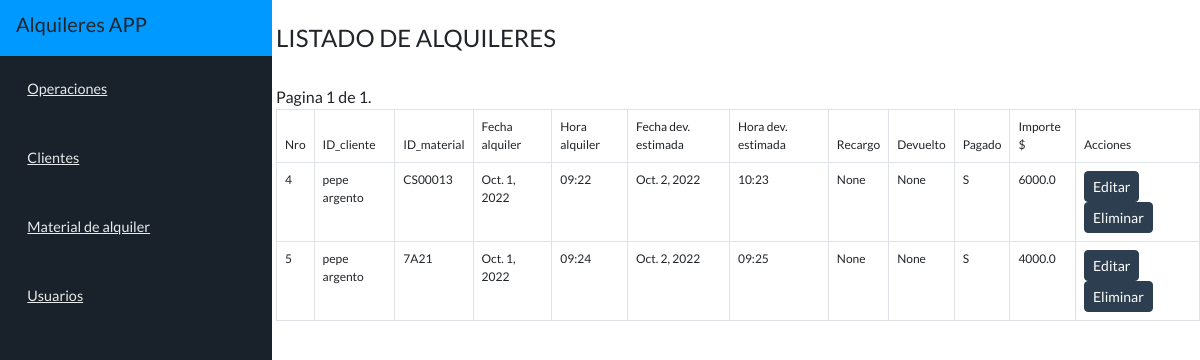
The app's page /a_lista/ with its own data.
### t_final/models.py (models this page shows)
class Rents(models.Model):
    id_cliente = models.ForeignKey(Clientes, null=True, blank=True, on_delete=models.CASCADE)
    id_material = models.ForeignKey(Material, null=True, blank=True, on_delete=models.CASCADE)
    fecha_alq = models.DateField()
    hora_alq = models.CharField(max_length=20)
    fecha_dev_est = models.DateField()
    hora_dev_est = models.CharField(max_length=20)
    recargo = models.CharField(null=True, max_length=20)
    devuelto = models.CharField(null=True, max_length=20)
    pagado = models.CharField(null=True, max_length=20)
    importe = models.FloatField(null=True, default=0)

class Clientes(models.Model):
    nombre = models.CharField(max_length=50)
    dni = models.CharField(max_length=50)
    fecha_nac = models.DateField()
    domicilio = models.CharField(max_length=100)
    telefono = models.CharField(max_length=50)
    activo = models.CharField(max_length=5, null=True)
    def __str__(self):
        return '{}'.format(self.nombre)

class Material(models.Model):
    codigo = models.CharField(max_length=50)
    descripcion = models.CharField(max_length=100)
    id_tipo = models.ForeignKey(Tipo, null=True, blank=True, on_delete=models.CASCADE)
    activo = models.CharField(max_length=5, null=True)
    def __str__(self):
        return '{}'.format(self.codigo)

### t_final/views.py (the view)
# urls.py: path('a_lista/',Rents_view.as_view(), name='url_A_lista'),
class Rents_view(ListView):
    model = Rents
    template_name = 'a_lista.html'
    paginate_by = 10
    context_object_name = 'alquileres'

### templates/a_lista.html (shortened to what this page needs)
{% extends "base.html" %}
{% load static %}
{% block content %}
<br>
<h4>LISTADO DE ALQUILERES</h4>
<br>
<div class="box">
<table class="table table-bordered">
	<thead>
			<tr>
				<td>Nro</td>
				<td>ID_cliente</td>
				<td>ID_material</td>
				<td>Fecha alquiler</td>
				<td>Hora alquiler</td>
				<td>Fecha dev. estimada</td>
				<td>Hora dev. estimada</td>
				<td>Recargo</td>
				<td>Devuelto</td>
				<td>Pagado</td>
				<td>Importe $</td>
				<td>Acciones</td>
			</tr>
	</thead>
	<tbody>
		{% if object_list %}
		{% for rents in object_list %}
		<tr>
		<td>{{ rents.id }}</td>
		<td>{{ rents.id_cliente }}</td>
		<td>{{ rents.id_material }}</td>
		<td>{{ rents.fecha_alq }}</td>
		<td>{{ rents.hora_alq }}</td>
		<td>{{ rents.fecha_dev_est }}</td>
		<td>{{ rents.hora_dev_est }}</td>
		<td>{{ rents.recargo }}</td>
		<td>{{ rents.devuelto }}</td>
		<td>{{ rents.pagado }}</td>
		<td>{{ rents.importe }}</td>
		<td>
			<a class="btn btn-primary btn-sm" href="{% url 'url_rent_edit' rents.id %}">Editar</a>
			<a class="btn btn-primary btn-sm" href="{% url 'url_rent_del' rents.id %}">Eliminar</a>
		</td>
		</tr>
		{% endfor %}
		<div class="pagination">
            <span class="step-links">
                <span class="current">
                    Pagina {{ page_obj.number }} de {{ page_obj.paginator.num_pages }}.
                </span>
            </span>
        </div>
		{% else %}
		<h5>No hay registros para mostrar</h5>
		{% endif %}
	</tbody>
</table>
</div>
{% endblock %}

### t_final/static/css/style.css (style rules this page uses)
body { font-family: "Lato"; font-size: 100%; overflow-y: scroll; font-family: sans-serif; -ms-text-size-adjust: 100%; -webkit-text-size-adjust: 100%; -ms-text-size-adjust: 100%; -webkit-text-size-adjust: 100%; -webkit-font-smoothing: antialiased; -moz-osx-font-smoothing: grayscale; text-rendering: optimizeLegibility; background-color: #fefefe; }
a { text-decoration: none; -webkit-transition: all 0.6s ease; -moz-transition: all 0.6s ease; transition: all 0.6s ease; }
table,td { border: 1px solid black; font-size:12px }

### records on screen
Rents: id "4", id_cliente "pepe argento", id_material "CS00013", fecha_alq "Oct. 1, 2022", hora_alq "09:22", fecha_dev_est "Oct. 2, 2022", hora_dev_est "10:23", recargo "None", devuelto "None", pagado "S", importe "6000.0"
Rents: id "5", id_cliente "pepe argento", id_material "7A21", fecha_alq "Oct. 1, 2022", hora_alq "09:24", fecha_dev_est "Oct. 2, 2022", hora_dev_est "09:25", recargo "None", devuelto "None", pagado "S", importe "4000.0"

### other values on screen
{{ page_obj.number }} "1"
{{ page_obj.paginator.num_pages }} "1"
